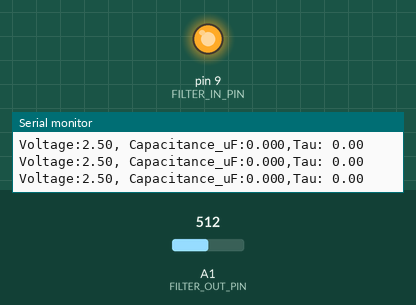
Bench run of a sketch on a simulated Arduino Uno, built with avr-gcc and run on an emulated ATmega328P. Parts: output pins drawn as LEDs (lit = HIGH), the last lines printed to the serial monitor. The inputs (shaded band) are chosen by the test bench; at power-on: A1 (FILTER_OUT_PIN) = 512.

Above: at 1.2 s.
1.3 s: A1 (FILTER_OUT_PIN) set to 904
2.8 s: A1 (FILTER_OUT_PIN) set to 938
At 3.2 s:
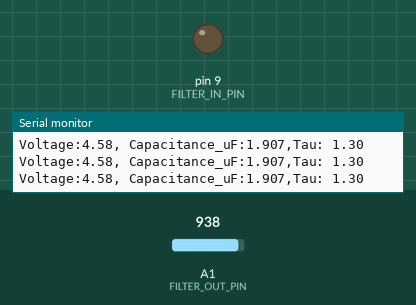
4.3 s: A1 (FILTER_OUT_PIN) set to 113
7.3 s: A1 (FILTER_OUT_PIN) set to 96
At 7.7 s:
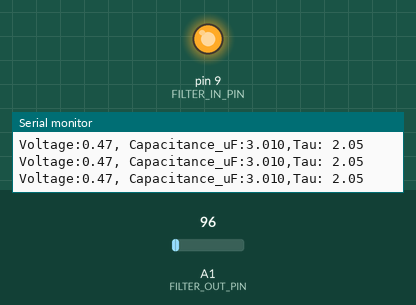
10.3 s: A1 (FILTER_OUT_PIN) set to 1023
At 11.7 s:
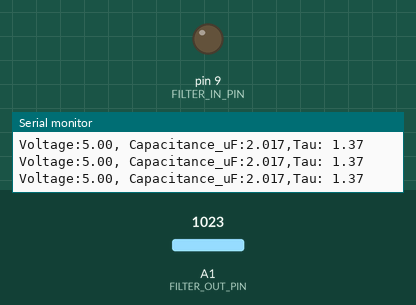
Timing chart, 0 to 13.3 s (numbered marks = the images above; inputs shaded):
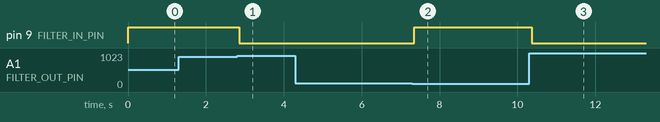

The sketch:

CAPACITANCE_MEASURE.ino
```cpp
#include "math.h"  // need this for log()

//Note the filter is the Resistor and Capacitor
#define FILTER_IN_PIN 9
#define FILTER_OUT_PIN A1
#define RESISTANCE 680000

double capacitance = 0;

void setup() // setup function
{
  Serial.begin(9600);  // set up serial connection at 9600 Baud
  pinMode(FILTER_IN_PIN, OUTPUT);  // setup pins
  digitalWrite(FILTER_IN_PIN, HIGH);  // initially set input as high
  pinMode(FILTER_OUT_PIN,INPUT);
}

void loop() // main loop
{
  float tau = fsmComputeTau();  // FSM to compute tau
}

// function to compute tau
float computeTau(float measuredTime, float beta)
{
  capacitance = measuredTime / (RESISTANCE * log((1 - beta) / beta));
  float tau =  measuredTime / (log((1 - beta) / beta));
  /*Serial.print("Capacitance: ");
  Serial.println(capacitance * 1000000.0, 3);
  Serial.print("Tau: ");
  Serial.println(tau); */
  return(tau);
}

// functions that returns voltage on pin
float pinVoltage(int pin)
{
  float v_pin = 5.0 * ( (float) analogRead(pin) / 1024.0 );
  return(v_pin);
}
float fsmComputeTau() // state machine to compute tau
{
  static int state = 0;
  static float tau=0;
  static unsigned long startTime = millis();  // for time in state
  unsigned long currentTime;
  float capVoltage = pinVoltage(FILTER_OUT_PIN);  // voltage across capacitor
  Serial.print("Voltage:");  // plot voltage vs. time
  Serial.print(capVoltage);
  Serial.print(", Capacitance_uF:");
  Serial.print(capacitance * 1000000.0, 3);
  Serial.print(",Tau: ");
  Serial.println(tau);
  float Vcc = 5;  // pin voltage when HIGH
  float beta = 0.1;  // beta: switching threshold

  switch (state)
  {
    case 0: // charging capacitor (pin is HIGH)
      if (capVoltage >= (1-beta)*Vcc){
        state = 1; // next state
        currentTime = millis();
        float T = ((float)(currentTime-startTime))/1000.0;
        startTime = currentTime;
        tau = computeTau(T, beta);
        digitalWrite(FILTER_IN_PIN, LOW);
      }
      break;

    case 1: // discharging capacitor (pin is Low)
      if (capVoltage <= beta*Vcc){
        state = 0; // next state
        currentTime = millis();
        float T = ((float)(currentTime-startTime))/1000.0;
        startTime = currentTime;
        tau = computeTau(T, beta);
        digitalWrite(FILTER_IN_PIN, HIGH);
      }
      break;
    default:
      state=0;
      break;
  }
  return(tau);
}
```

Measured:
- the behaviour switches between 921 and 922 on A1 (FILTER_OUT_PIN) (found by bisection; images 0 and 1)
- the behaviour switches between 103 and 102 on A1 (FILTER_OUT_PIN) (found by bisection; images 1 and 2)
- after the input at 2.8 s, pin 9 (FILTER_IN_PIN): HIGH → LOW after 0.05 s
- after the input at 7.3 s, pin 9 (FILTER_IN_PIN): LOW → HIGH after 0.05 s
- after the input at 10.3 s, pin 9 (FILTER_IN_PIN): HIGH → LOW after 0.06 s
